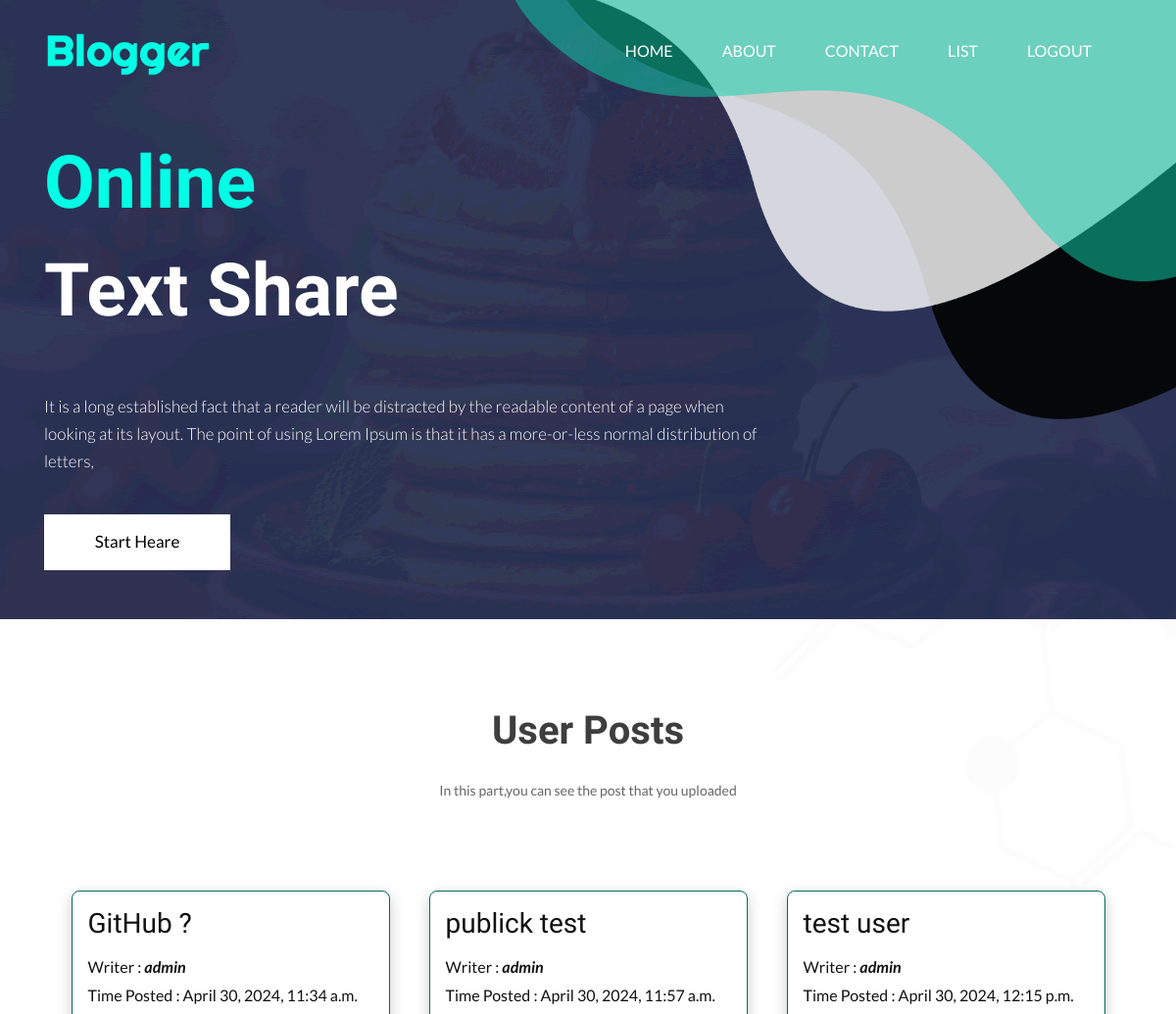
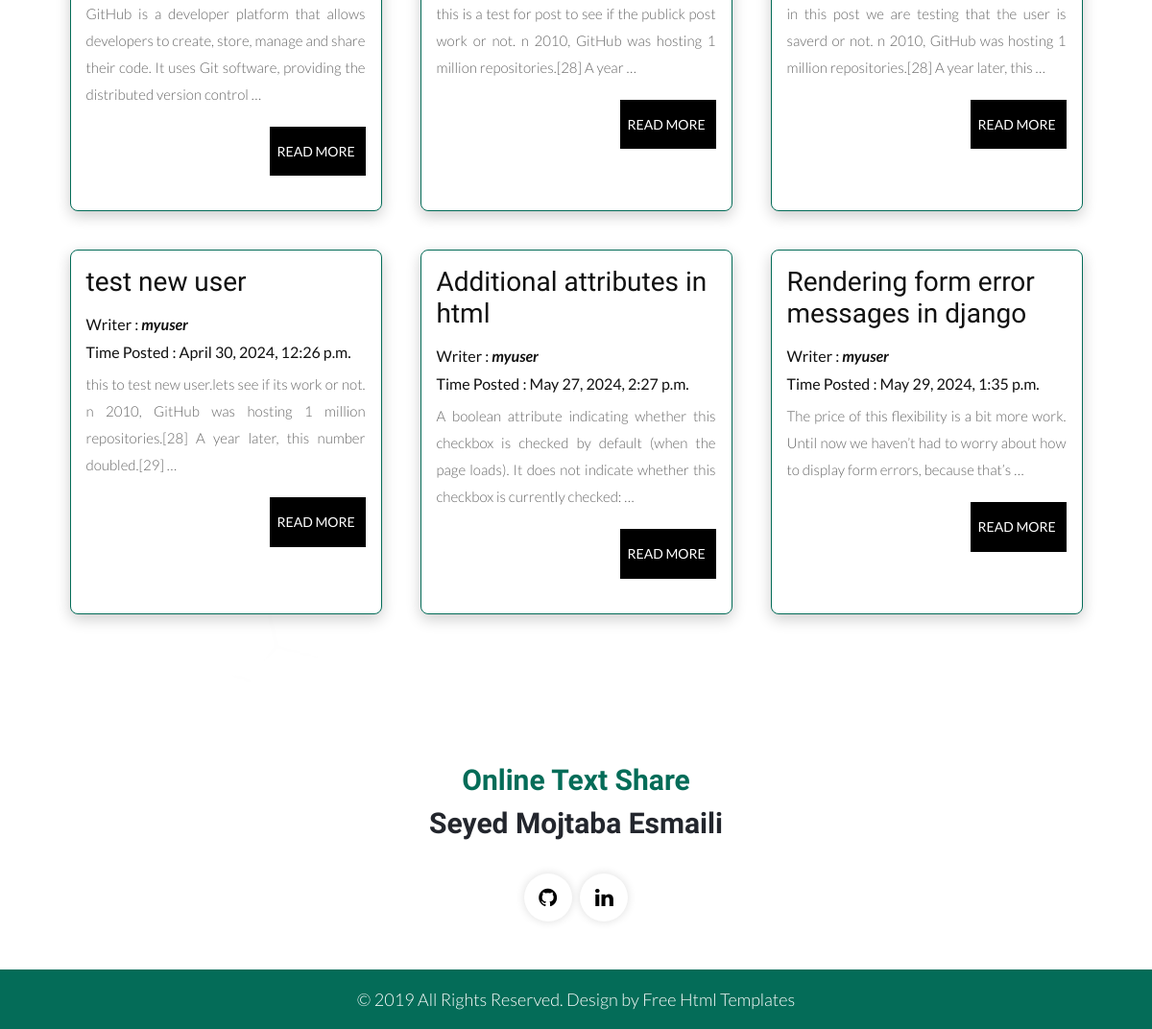
/list_posts/ (signed in), run on the app's committed database (2 pictures, top to bottom).
### posts/models.py (models this page shows, shortened)
class Post(models.Model):
    title = models.CharField(max_length=100)
    content = models.TextField()
    date_posted = models.DateTimeField(default=timezone.now)
    is_publick = models.BooleanField(default=False)
    user = models.ForeignKey(User,on_delete=models.CASCADE,null=True)
    class Meta:
        ordering = ['date_posted']

### posts/views.py (the view)
# urls.py: path('list_posts/',UserPostListView.as_view(),name='list_posts'),
class UserPostListView(LoginRequiredMixin,ListView):
    model=Post
    template_name = 'posts/post_list.html'
    context_object_name = 'posts_list'
    def get_queryset(self):
        if self.request.user.is_staff:           # check if superuser is logedtn, show all posts
            return Post.objects.all()
        return Post.objects.filter(user=self.request.user)         # if regular user,only show the users posts

### posts/templates/posts/post_list.html (shortened to what this page needs)
{% extends "posts/base.html" %}
{% load static %}
{% block content %}
            <section class="banner_main">
               <div class="container">
                  <div class="row d_flex">
                     <div class=" col-xl-8 col-lg-8 col-md-8 col-12-9">
                        <div class="text-bg">
                           <h1>Online<br> <span class="white1">Text Share</span></h1>
                           <p>It is a long established fact that a reader will be distracted by the readable content of a page when looking at its layout. The point of using Lorem Ipsum is that it has a more-or-less normal distribution of letters,</p>
                           <a href=' {% url "posts:signup" %} '>Start Heare</a>
                        </div>
                     </div>
                  </div>
               </div>
            </section>
         </div>
      </header>
      <div class="blog_main">
         <div class="container">
            <div class="row">
               <div class="col-md-12">
                  <div class="titlepage">
                     <h2>User Posts</h2>
                     <span>In this part,you can see the post that you uploaded</span>
                  </div>
               </div>
            </div>
            <div class='card-container'>
               {% for post in posts_list %}
                     <div class='card'>
                        <div class='card-content'>
                              <h3>{{post.title}}</h3>
                              <h4>Writer : <b><i>{{post.user.username}}</i></b></h4>
                              <h4>Time Posted : {{post.date_posted}}</h4>
                              <p>{{post.content|truncatewords:25}}</p>
                              <a href='/post_detail/{{post.id}}' class='post-btn'>Read More</a>
                        </div>
                     </div>
               {% endfor %}
            </div>
         </div>
      </div>
{% endblock content %}

### posts/static/posts/css/style.css (style rules this page uses)
* { box-sizing: border-box !important; }
html { scroll-behavior: smooth; }
body { color: #666666; font-size: 14px; font-family: 'Lato', sans-serif; line-height: 1.80857; font-weight: normal; }
a { color: #1f1f1f; text-decoration: none !important; outline: none !important; -webkit-transition: all .3s ease-in-out; -moz-transition: all .3s ease-in-out; -ms-transition: all .3s ease-in-out; -o-transition: all .3s ease-in-out; transition: all .3s ease-in-out; }
h1, h2, h3, h4, h5, h6 { letter-spacing: 0; font-weight: normal; position: relative; padding: 0 0 10px 0; font-weight: normal; line-height: normal; color: #111111; margin: 0 }
h1 { font-size: 24px; font-family: 'Righteous', cursive; }
h2 { font-size: 22px; font-family: 'Righteous', cursive; }
h3 { font-size: 18px; font-family: 'Righteous', cursive; }
h4 { font-size: 16px }
*, *::after, *::before { -webkit-box-sizing: border-box; -moz-box-sizing: border-box; box-sizing: border-box; }
p { margin: 0px; font-weight: 300; font-size: 17px; line-height: 28px; }
a { color: #222222; text-decoration: none; outline: none !important; }
a, .btn { text-decoration: none !important; outline: none !important; -webkit-transition: all .3s ease-in-out; -moz-transition: all .3s ease-in-out; -ms-transition: all .3s ease-in-out; -o-transition: all .3s ease-in-out; transition: all .3s ease-in-out; }
.main-layout { background-repeat: no-repeat; background: url(../images/body_bg.png); }
.banner_main { padding: 20px 0 50px 0; }
.text-bg { text-align: left; }
.text-bg h1 { color: #02fee5; font-size: 75px; line-height: 110px; font-weight: bold; }
.text-bg p { color: #fff; font-size: 17px; line-height: 28px; padding: 40px 0; }
.text-bg a { font-size: 17px; background-color: #fff; color: #000; padding: 13px 0px; width: 100%; max-width: 190px; text-align: center; display: inline-block; transition: ease-in all 0.5s; }
.white1 { color: #fff; }
.titlepage { text-align: center; padding-bottom: 60px; }
.titlepage h2 { font-size: 40px; color: #3e3e3e; line-height: 57px; font-weight: bold; padding: 0; padding-bottom: 20px; }
.d_flex { display: flex; align-items: center; flex-wrap: wrap; }
.blog_main { margin-top: 85px; margin-bottom: 50px; }
.card-container { display: flex; justify-content: center; flex-wrap: wrap; margin-top: 10px; }
.card { width: 325px; border-radius: 8px; border: #046c58 solid 1px; overflow: hidden; box-shadow: 0px 5px 15px rgba(0,0,0,0.2); margin: 20px; }
.card-content { padding: 16px; }
.card-content h3 { font-size: 28px; margin-bottom: 8px; }
.card-content p { color: #666; font-size: 15px; text-align: justify; }
.card-content .post-btn { font-size: 14px; transition: ease-in all 0.5s; background-color: #000; text-transform: uppercase; color: #fff; padding: 13px 8px; float: right; display: block; margin-top: 20px; margin-bottom: 20px; margin-left: 5px; width: 100%; max-width: 100px; }

### data on the page
Post: title "GitHub ?", user.username "admin", date_posted "April 30, 2024, 11:34 a.m.", content "GitHub is a developer platform that allows developers to create, store, manage and share their code. It uses Git software, providing the distributed version control …"
Post: title "publick test", user.username "admin", date_posted "April 30, 2024, 11:57 a.m.", content "this is a test for post to see if the publick post work or not. n 2010, GitHub was hosting 1 million repositories.[28] A year …"
Post: title "test user", user.username "admin", date_posted "April 30, 2024, 12:15 p.m.", content "in this post we are testing that the user is saverd or not. n 2010, GitHub was hosting 1 million repositories.[28] A year later, this …"
Post: title "test new user", user.username "myuser", date_posted "April 30, 2024, 12:26 p.m.", content "this to test new user.lets see if its work or not. n 2010, GitHub was hosting 1 million repositories.[28] A year later, this number doubled.[29] …"
Post: title "Additional attributes in html", user.username "myuser", date_posted "May 27, 2024, 2:27 p.m.", content "A boolean attribute indicating whether this checkbox is checked by default (when the page loads). It does not indicate whether this checkbox is currently checked: …"
Post: title "Rendering form error messages in django", user.username "myuser", date_posted "May 29, 2024, 1:35 p.m.", content "The price of this flexibility is a bit more work. Until now we haven’t had to worry about how to display form errors, because that’s …"
